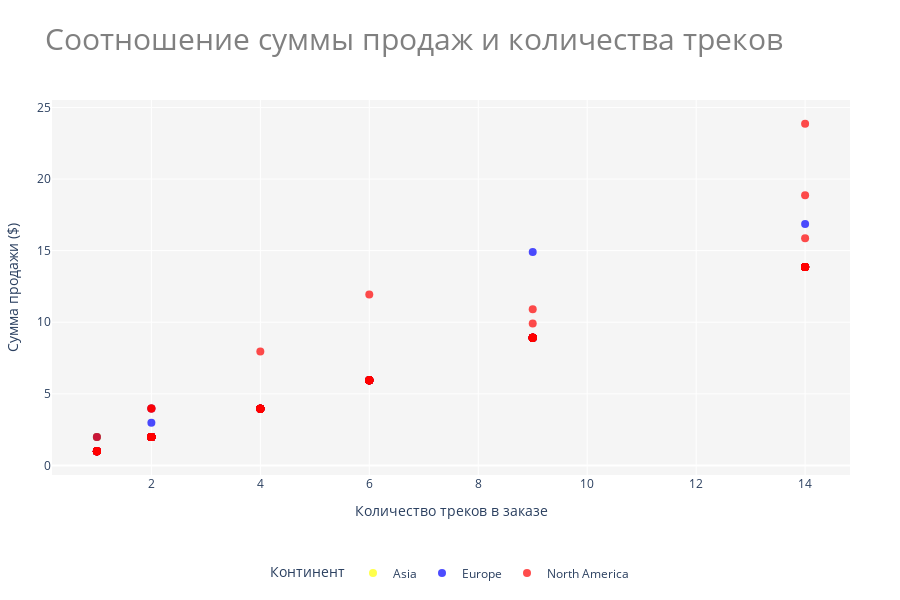

The notebook cell this image was saved under:
### Code cell
# 4 exercise
fig.update_layout(
    title={
        'text': "Соотношение суммы продаж и количества треков",
        'font': {
            'size': 30,
            'color': 'gray'
        }
    },
    plot_bgcolor='rgba(245,245,245,1)',
    margin=dict(l=50, r=50, b=50, t=100),
    legend=dict(
        title='Континент',
        orientation="h",
        yanchor="bottom",
        y=-0.3,
        xanchor="center",
        x=0.5
    )
)

fig.update_traces(marker=dict(size=8, opacity=0.7))

### Figure 1 — Plotly figure (JSON) as saved in the notebook; plotly's stock layout.template omitted (floating-point values rounded to 4 significant figures; data arrays with more than 128 entries replaced by an {"elided": "..."} marker saying what was removed)
{"data": [{"customdata": [["India"], ["India"], ["India"], ["India"], ["India"], ["India"], ["India"], ["India"], ["India"], ["India"], ["India"], ["India"], ["India"]], "hovertemplate": "Континент=Asia<br>Количество треков в заказе=%{x}<br>Сумма продажи ($)=%{y}<br>country=%{customdata[0]}<extra></extra>", "legendgroup": "Asia", "marker": {"color": "yellow", "opacity": 0.7, "size": 8, "symbol": "circle"}, "mode": "markers", "name": "Asia", "orientation": "v", "showlegend": true, "type": "scatter", "x": [2, 2, 9, 14, 1, 4, 1, 14, 6, 9, 6, 2, 4], "xaxis": "x", "y": [1.98, 1.98, 8.91, 13.86, 1.99, 3.96, 1.99, 13.86, 5.94, 8.91, 5.94, 1.98, 3.96], "yaxis": "y"}, {"customdata": [["Germany"], ["Germany"], ["Germany"], ["France"], ["Germany"], ["Germany"], ["Germany"], ["France"], ["France"], ["France"], ["Germany"], ["Germany"], ["France"], ["Germany"], ["France"], ["France"], ["Germany"], ["Germany"], ["Germany"], ["France"], ["France"], ["France"], ["France"], ["Germany"], ["Germany"], ["Germany"], ["France"], ["France"], ["France"], ["France"], ["France"], ["Germany"], ["Germany"], ["France"], ["France"], ["France"], ["France"], ["Germany"], ["France"], ["France"], ["Germany"], ["France"], ["France"], ["Germany"], ["France"], ["France"], ["France"], ["Germany"], ["Germany"], ["France"], ["Germany"], ["France"], ["France"], ["Germany"], ["Germany"], ["Germany"], ["France"], ["France"], ["Germany"], ["France"], ["Germany"], ["France"], ["France"]], "hovertemplate": "Континент=Europe<br>Количество треков в заказе=%{x}<br>Сумма продажи ($)=%{y}<br>country=%{customdata[0]}<extra></extra>", "legendgroup": "Europe", "marker": {"color": "blue", "opacity": 0.7, "size": 8, "symbol": "circle"}, "mode": "markers", "name": "Europe", "orientation": "v", "showlegend": true, "type": "scatter", "x": [4, 14, 6, 14, 14, 2, 9, 4, 14, 2, 1, 2, 1, 1, 2, 4, 1, 4, 6, 6, 9, 4, 2, 2, 9, 2, 2, 6, 2, 2, 6, 6, 2, 2, 9, 2, 2, 2, 1, 4, 9, 2, 9, 4, 4, 1, 9, 2, 14, 1, 9, 14, 1, 6, 2, 4, 14, 6, 14, 6, 1, 14, 9], "xaxis": "x", "y": [3.96, 13.86, 5.94, 13.86, 13.86, 1.98, 8.91, 3.96, 13.86, 3.98, 0.99, 1.98, 0.99, 0.99, 1.98, 3.96, 0.99, 3.96, 5.94, 5.94, 8.91, 3.96, 1.98, 1.98, 14.91, 1.98, 1.98, 5.94, 2.98, 1.98, 5.94, 5.94, 1.98, 1.98, 8.91, 1.98, 1.98, 1.98, 1.99, 3.96, 8.91, 1.98, 8.91, 3.96, 3.96, 0.99, 8.91, 1.98, 13.86, 0.99, 8.91, 13.86, 0.99, 5.94, 1.98, 3.96, 16.86, 5.94, 13.86, 5.94, 0.99, 13.86, 8.91], "yaxis": "y"}, {"customdata": {"elided": "147x1 str values"}, "hovertemplate": "Континент=North America<br>Количество треков в заказе=%{x}<br>Сумма продажи ($)=%{y}<br>country=%{customdata[0]}<extra></extra>", "legendgroup": "North America", "marker": {"color": "red", "opacity": 0.7, "size": 8, "symbol": "circle"}, "mode": "markers", "name": "North America", "orientation": "v", "showlegend": true, "type": "scatter", "x": {"elided": "147 int values"}, "xaxis": "x", "y": {"elided": "147 float values"}, "yaxis": "y"}], "layout": {"height": 600, "legend": {"orientation": "h", "title": {"text": "Континент"}, "tracegroupgap": 0, "x": 0.5, "xanchor": "center", "y": -0.3, "yanchor": "bottom"}, "margin": {"b": 50, "l": 50, "r": 50, "t": 100}, "plot_bgcolor": "rgba(245,245,245,1)", "title": {"font": {"color": "gray", "size": 30}, "text": "Соотношение суммы продаж и количества треков"}, "xaxis": {"anchor": "y", "domain": [0, 1], "title": {"text": "Количество треков в заказе"}}, "yaxis": {"anchor": "x", "domain": [0, 1], "title": {"text": "Сумма продажи ($)"}}}}
